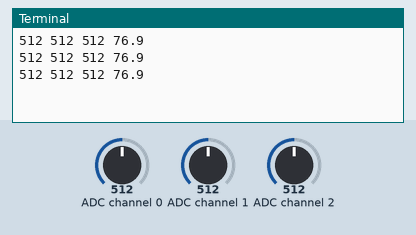
Bench run of a program on a simulated Raspberry Pi (BCM pin numbers). Shown: the last lines printed to the terminal. Inputs (shaded band) come from the test bench; at power-on: ADC channel 0 = 512, ADC channel 1 = 512, ADC channel 2 = 512 (analog values on the 0–1023 scale).

Above: at 1.2 s.
1.3 s: ADC channel 0 set to 716
At 1.9 s:
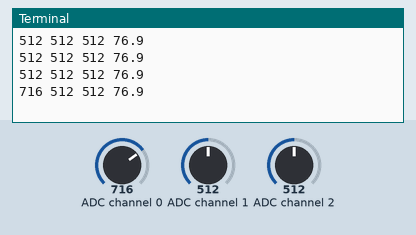
2.8 s: ADC channel 1 set to 716
At 3.4 s:
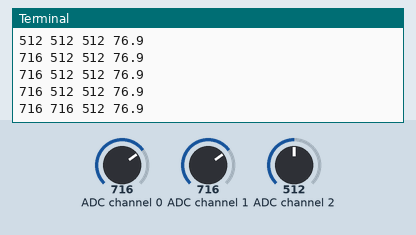
4.3 s: ADC channel 2 set to 716
At 4.9 s:
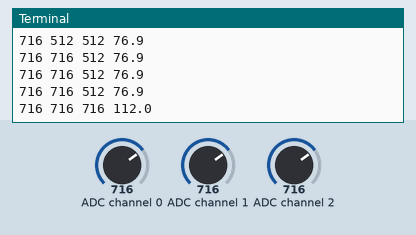
5.8 s: ADC channel 0 set to 900
At 6.4 s:
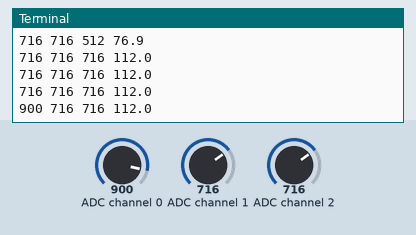
7.3 s: ADC channel 1 set to 900
At 7.9 s:
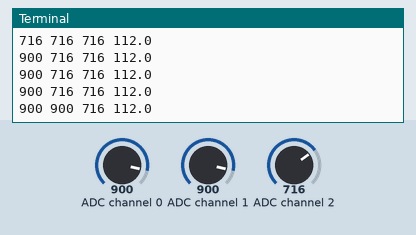
8.8 s: ADC channel 2 set to 900
At 9.4 s:
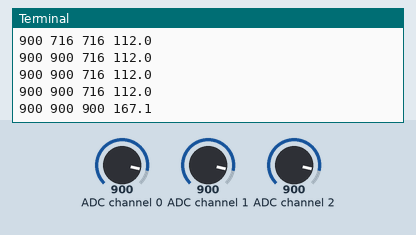
Timing chart, 0 to 11.3 s (numbered marks = the images above; inputs shaded):
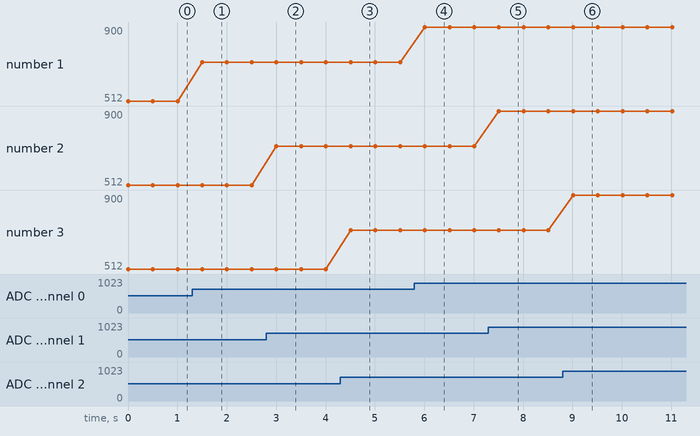

The program:

adc.py
```python
#!/usr/bin/env python

# from https://learn.adafruit.com/reading-a-analog-in-and-controlling-audio-volume-with-the-raspberry-pi?view=all#run-it
# changed a bit by jmw to do multiple inputs
# note that this does not use teh SPI interface on the chip, but does bit-banging

# Written by Limor "Ladyada" Fried for Adafruit Industries, (c) 2015
# This code is released into the public domain

import time
import os
import RPi.GPIO as GPIO
import math

GPIO.setmode(GPIO.BCM)
DEBUG = 1

# read SPI data from MCP3008 chip, 8 possible adc's (0 thru 7)
def readadc(adcnum, clockpin, mosipin, misopin, cspin):
        if ((adcnum > 7) or (adcnum < 0)):
                return -1
        GPIO.output(cspin, True)

        GPIO.output(clockpin, False)  # start clock low
        GPIO.output(cspin, False)     # bring CS low

        commandout = adcnum
        commandout |= 0x18  # start bit + single-ended bit
        commandout <<= 3    # we only need to send 5 bits here
        for i in range(5):
                if (commandout & 0x80):
                        GPIO.output(mosipin, True)
                else:
                        GPIO.output(mosipin, False)
                commandout <<= 1
                GPIO.output(clockpin, True)
                GPIO.output(clockpin, False)

        adcout = 0
        # read in one empty bit, one null bit and 10 ADC bits
        for i in range(12):
                GPIO.output(clockpin, True)
                GPIO.output(clockpin, False)
                adcout <<= 1
                if (GPIO.input(misopin)):
                        adcout |= 0x1

        GPIO.output(cspin, True)

        adcout >>= 1       # first bit is 'null' so drop it
        return adcout

# change these as desired - they're the pins connected from the
# SPI port on the ADC to the Cobbler
SPICLK = 18
SPIMISO = 23
SPIMOSI = 24
SPICS = 25

GPIO.setwarnings(False)

# set up the SPI interface pins
GPIO.setup(SPIMOSI, GPIO.OUT)
GPIO.setup(SPIMISO, GPIO.IN)
GPIO.setup(SPICLK, GPIO.OUT)
GPIO.setup(SPICS, GPIO.OUT)

trim_adc = 1;
light_adc = 0;
temp_adc = 2;

last_read = 0       # this keeps track of the last potentiometer value
tolerance = 5       # to keep from being jittery we'll only change
                    # volume when the pot has moved more than 5 'counts'

beta = 4090 # the beta of the thermistor, per Arduino sample
try:

    while True:

            # read the analog pins
            trim_value = readadc(trim_adc, SPICLK, SPIMOSI, SPIMISO, SPICS)
            light_value = readadc(light_adc, SPICLK, SPIMOSI, SPIMISO, SPICS)
            temp_value = readadc(temp_adc, SPICLK, SPIMOSI, SPIMISO, SPICS)

            # conversion from Arduino sample
            tempC = beta /(math.log((1025.0 * 10.0 / temp_value - 10) / 10.0) + beta / 298.0) - 273.0
            tempF = 1.8*tempC + 32.0;

            print(light_value,trim_value,temp_value,"%.1f" % tempF)

            # hang out and do nothing for a half second
            time.sleep(0.5)

except KeyboardInterrupt:
    GPIO.cleanup()
```

Measured:
- after the input at 1.3 s, the terminal: prints a new line after 0.20 s (image 1)
- after the input at 2.8 s, the terminal: prints a new line after 0.21 s (image 2)
- after the input at 4.3 s, the terminal: prints a new line after 0.21 s (image 3)
- after the input at 5.8 s, the terminal: prints a new line after 0.21 s (image 4)
- after the input at 7.3 s, the terminal: prints a new line after 0.21 s (image 5)
- after the input at 8.8 s, the terminal: prints a new line after 0.22 s (image 6)
- plotted number 1: 512 → 716 after the input at 1.3 s, 716 → 900 after the input at 5.8 s
